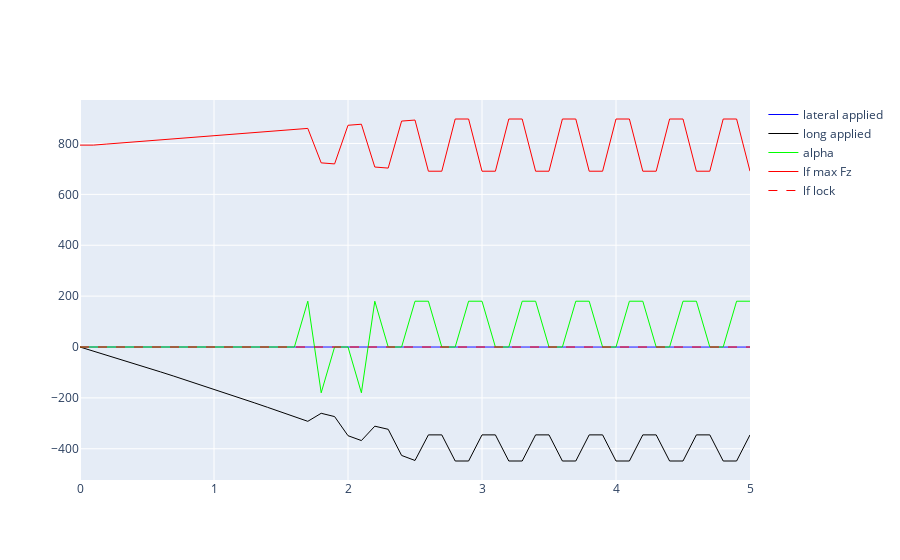

The cell this chart's notebook holds for it:
### Code cell
import math
df_plot = motion.veh.model.copy()
df_plot['lf_latf_one'] = [ -1 * mu_max * math.sin(row) for row in df_plot.lf_alpha]
df_plot['lf_latf'] = df_plot['lf_latf_one'] * df_plot.lf_fz

df_plot['lf_longf_one'] = [-1 * mu_max * row for row in veh1.driver_input.brake]
df_plot['lf_app'] = df_plot['lf_longf_one'] * df_plot.lf_fz

df_plot['lf_max_fz'] = [mu_max * row for row in df_plot.lf_fz]
                        
figure_size = (800,450)

wheel_colors = ['rgb(0, 0, 255)', 'rgb(0, 255, 0)', 'rgb(153, 0, 204)', 'rgb(255, 102, 0)']

fig = go.Figure()

fig.add_trace(go.Scatter(x = df_plot.t, y = df_plot.lf_latf,
                    mode = 'lines',
                    name = 'lateral applied',
                    line = dict(color = wheel_colors[0], width = 1, dash = 'solid')))
fig.add_trace(go.Scatter(x = df_plot.t, y = df_plot.lf_app,
                    mode = 'lines',
                    name = 'long applied',
                    line = dict(color = 'rgb(0, 0, 0)', width = 1, dash = 'solid')))
fig.add_trace(go.Scatter(x = motion.veh.model.t, y = motion.veh.model.lf_alpha * 180 / math.pi,
                    mode = 'lines',
                    name = 'alpha',
                    line = dict(color = wheel_colors[1], width = 1, dash = 'solid')))
fig.add_trace(go.Scatter(x = motion.veh.model.t, y = df_plot.lf_max_fz,
                    mode = 'lines',
                    name = 'lf max Fz',
                    line = dict(color = 'rgb(255, 0, 0)', width = 1,
                    dash = 'solid')))
fig.add_trace(go.Scatter(x = motion.veh.model.t, y = df_plot.lf_lock * 100,
                    mode = 'lines',
                    name = 'lf lock',
                    line = dict(color = 'rgb(255, 0, 0)', width = 1,
                    dash = 'dash')))                       
fig.show()

### Figure 1 — Plotly figure (JSON) as saved in the notebook; plotly's stock layout.template omitted (floating-point values rounded to 4 significant figures)
{"data": [{"line": {"color": "rgb(0, 0, 255)", "dash": "solid", "width": 1}, "mode": "lines", "name": "lateral applied", "type": "scatter", "x": [0, 0.1, 0.2, 0.3, 0.4, 0.5, 0.6, 0.7, 0.8, 0.9, 1, 1.1, 1.2, 1.3, 1.4, 1.5, 1.6, 1.7, 1.8, 1.9, 2, 2.1, 2.2, 2.3, 2.4, 2.5, 2.6, 2.7, 2.8, 2.9, 3, 3.1, 3.2, 3.3, 3.4, 3.5, 3.6, 3.7, 3.8, 3.9, 4, 4.1, 4.2, 4.3, 4.4, 4.5, 4.6, 4.7, 4.8, 4.9, 5], "y": [0, 0, 0, 0, 0, 0, 0, 0, 0, 0, 0, 0, 0, 0, 0, 0, 0, -1.052e-13, 1.053e-12, -7.641e-13, -1.528e-12, 4.961e-13, -6.998e-12, -8.231e-12, -2.156e-11, -8.449e-11, -1.443e-10, -2.483e-10, -7.276e-10, -3.322e-09, -4.518e-09, -8.629e-09, -2.562e-08, -1.161e-07, -1.562e-07, -3.006e-07, -8.929e-07, -4.043e-06, -5.436e-06, -1.047e-05, -3.11e-05, -0.0001408, -0.0001893, -0.0003646, -0.001083, -0.004904, -0.006592, -0.0127, -0.03772, -0.1708, -0.2295]}, {"line": {"color": "rgb(0, 0, 0)", "dash": "solid", "width": 1}, "mode": "lines", "name": "long applied", "type": "scatter", "x": [0, 0.1, 0.2, 0.3, 0.4, 0.5, 0.6, 0.7, 0.8, 0.9, 1, 1.1, 1.2, 1.3, 1.4, 1.5, 1.6, 1.7, 1.8, 1.9, 2, 2.1, 2.2, 2.3, 2.4, 2.5, 2.6, 2.7, 2.8, 2.9, 3, 3.1, 3.2, 3.3, 3.4, 3.5, 3.6, 3.7, 3.8, 3.9, 4, 4.1, 4.2, 4.3, 4.4, 4.5, 4.6, 4.7, 4.8, 4.9, 5], "y": [0, -15.87, -31.91, -48.11, -64.47, -81.0, -97.69, -114.5, -131.6, -148.8, -166.1, -183.6, -201.3, -219.1, -237.1, -255.3, -273.6, -292.1, -260.6, -273.5, -348.6, -367.8, -311.2, -323.5, -426.2, -446.0, -345.5, -345.5, -448.1, -448.1, -345.5, -345.5, -448.1, -448.1, -345.5, -345.5, -448.1, -448.1, -345.5, -345.5, -448.1, -448.1, -345.5, -345.5, -448.1, -448.1, -345.5, -345.5, -448.1, -448.1, -345.5]}, {"line": {"color": "rgb(0, 255, 0)", "dash": "solid", "width": 1}, "mode": "lines", "name": "alpha", "type": "scatter", "x": [0, 0.1, 0.2, 0.3, 0.4, 0.5, 0.6, 0.7, 0.8, 0.9, 1, 1.1, 1.2, 1.3, 1.4, 1.5, 1.6, 1.7, 1.8, 1.9, 2, 2.1, 2.2, 2.3, 2.4, 2.5, 2.6, 2.7, 2.8, 2.9, 3, 3.1, 3.2, 3.3, 3.4, 3.5, 3.6, 3.7, 3.8, 3.9, 4, 4.1, 4.2, 4.3, 4.4, 4.5, 4.6, 4.7, 4.8, 4.9, 5], "y": [0, 0, 0, 0, 0, 0, 0, 0, 0, 0, 0, 0, 0, 0, 0, 0, 0, 180, -180.0, 6.083e-14, 1.004e-13, -180.0, 180.0, 6.705e-13, 1.391e-12, 180.0, 180.0, 2.059e-11, 4.652e-11, 180.0, 180.0, 7.156e-10, 1.638e-09, 180.0, 180.0, 2.493e-08, 5.709e-08, 180.0, 180.0, 8.681e-07, 1.988e-06, 180.0, 180.0, 3.023e-05, 6.924e-05, 180.0, 180.0, 0.001053, 0.002411, 180.0, 180.0]}, {"line": {"color": "rgb(255, 0, 0)", "dash": "solid", "width": 1}, "mode": "lines", "name": "lf max Fz", "type": "scatter", "x": [0, 0.1, 0.2, 0.3, 0.4, 0.5, 0.6, 0.7, 0.8, 0.9, 1, 1.1, 1.2, 1.3, 1.4, 1.5, 1.6, 1.7, 1.8, 1.9, 2, 2.1, 2.2, 2.3, 2.4, 2.5, 2.6, 2.7, 2.8, 2.9, 3, 3.1, 3.2, 3.3, 3.4, 3.5, 3.6, 3.7, 3.8, 3.9, 4, 4.1, 4.2, 4.3, 4.4, 4.5, 4.6, 4.7, 4.8, 4.9, 5], "y": [793.6, 793.6, 797.7, 801.8, 805.9, 810, 814.1, 818.2, 822.3, 826.4, 830.5, 834.6, 838.7, 842.8, 846.9, 851.0, 855.2, 859.3, 723.8, 719.7, 871.6, 875.7, 707.4, 703.3, 888.0, 892.1, 691.0, 691.0, 896.2, 896.2, 691.0, 691.0, 896.2, 896.2, 691.0, 691.0, 896.2, 896.2, 691.0, 691.0, 896.2, 896.2, 691.0, 691.0, 896.2, 896.2, 691.0, 691.0, 896.2, 896.2, 691.0]}, {"line": {"color": "rgb(255, 0, 0)", "dash": "dash", "width": 1}, "mode": "lines", "name": "lf lock", "type": "scatter", "x": [0, 0.1, 0.2, 0.3, 0.4, 0.5, 0.6, 0.7, 0.8, 0.9, 1, 1.1, 1.2, 1.3, 1.4, 1.5, 1.6, 1.7, 1.8, 1.9, 2, 2.1, 2.2, 2.3, 2.4, 2.5, 2.6, 2.7, 2.8, 2.9, 3, 3.1, 3.2, 3.3, 3.4, 3.5, 3.6, 3.7, 3.8, 3.9, 4, 4.1, 4.2, 4.3, 4.4, 4.5, 4.6, 4.7, 4.8, 4.9, 5], "y": [0, 0, 0, 0, 0, 0, 0, 0, 0, 0, 0, 0, 0, 0, 0, 0, 0, 0, 0, 0, 0, 0, 0, 0, 0, 0, 0, 0, 0, 0, 0, 0, 0, 0, 0, 0, 0, 0, 0, 0, 0, 0, 0, 0, 0, 0, 0, 0, 0, 0, 0]}], "layout": {}}
